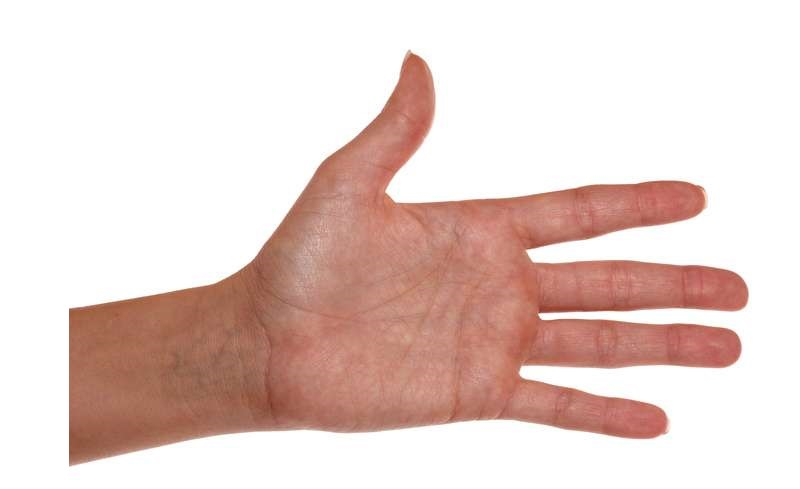
#> input picture Aula 7 - Contorno/AUlas contornos/maoaberta.png, 800 x 489 px
$ python 'CCF394 Aula 7 contornos - 7 - contorno e convex hull.py'
#> lines starting #> are read from the running program, lines starting #| are printed output that depends on the picture; after the words box and inside, x2 and y2 are one past the last pixel; in counts of white or black regions, pixels touching at a corner belong together
import cv2
import numpy as np


image=cv2.imread('maoaberta.png')
#> image is the input picture: shape (489, 800, 3); mean B, G, R 203.9, 209.4, 230.7
cv2.imshow("original",image)
img_gray=cv2.cvtColor(image,cv2.COLOR_BGR2GRAY)
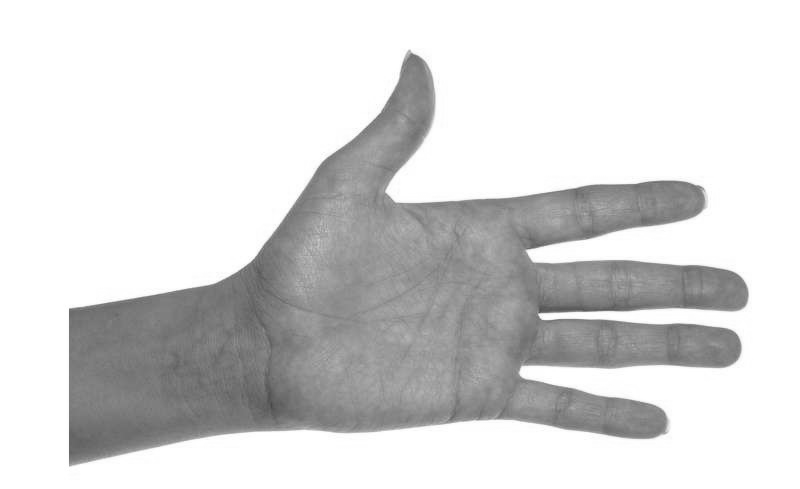
#> img_gray: shape (489, 800); min 71, max 255, mean 215.2
canny_img=cv2.Canny(img_gray,30,200)
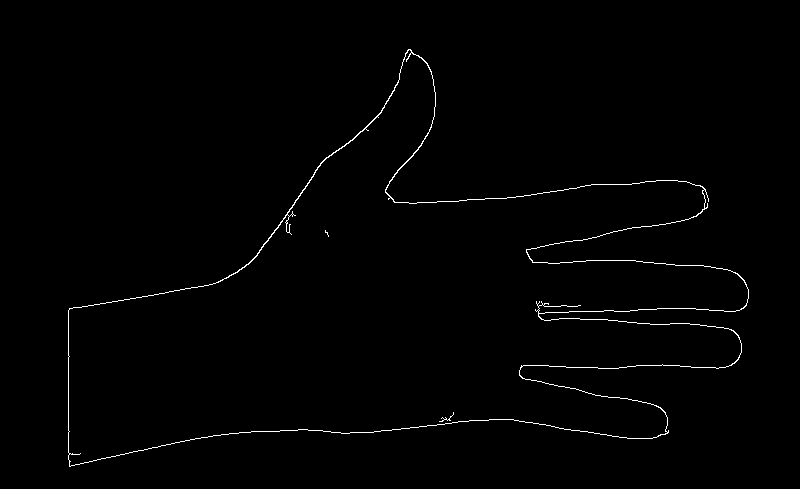
#> canny_img: shape (489, 800); 0.87% white in thin lines or dots, all inside (x1, y1, x2, y2) = (68, 49, 749, 467)
contours, hierarchy=cv2.findContours(canny_img,cv2.RETR_EXTERNAL,cv2.CHAIN_APPROX_NONE)
#> contours = 1 contour; box (x1, y1, x2, y2) and area: (68, 49, 749, 467) 131732
# lembrando que -1 plota todos os contornos
cv2.drawContours(image,contours,-1,(0,255,0),2)
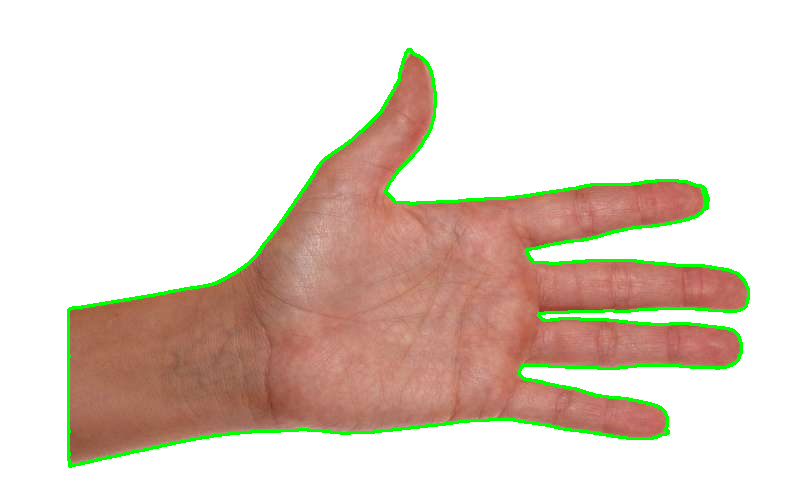
#> image: shape (489, 800, 3); 2.54% of pixels changed, all inside (x1, y1, x2, y2) = (67, 48, 750, 468)
image2=cv2.imread('maoaberta.png')
for c in contours:
    convexHull = cv2.convexHull(c)
    cv2.drawContours(image2, [convexHull], -1, (255, 0, 0), 2)
    hull = cv2.convexHull(c, returnPoints = False)
    defects = cv2.convexityDefects(c, hull)
#> this loop made 1 pass
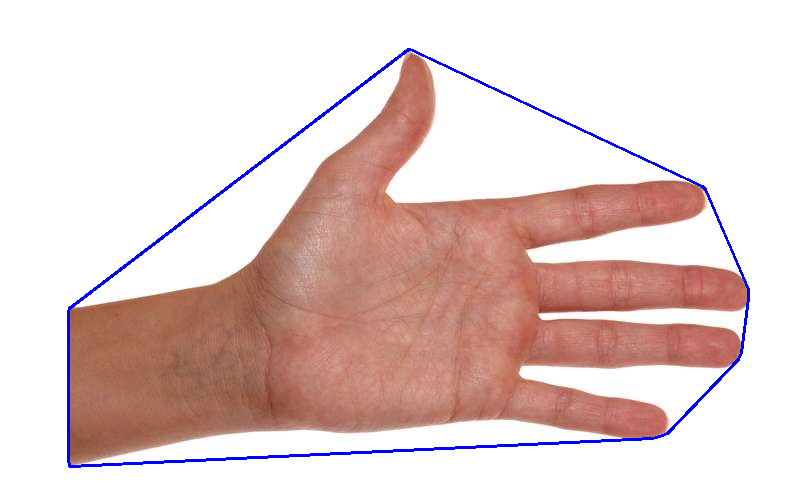
#> image2: shape (489, 800, 3); 1.36% of pixels changed, all inside (x1, y1, x2, y2) = (67, 48, 750, 468)


for i in range(defects.shape[0]):
    s,e,f,d = defects[i,0]
    start = tuple(c[s][0])
    end = tuple(c[e][0])
    far = tuple(c[f][0])
    #print(s,e,f,d)
    #print(far)
    cv2.line(image2,start,end,[0,255,0],2)
    cv2.circle(image2,far,5,[0,0,255],-1)
#> this loop made 16 passes
#> (s, e, f, d, start, end, far) on passes 1 to 11: (0, 402, 224, 18714, (408, 49), (69, 308), (247, 264)), (402, 404, 403, 114, (69, 308), (68, 310), (69, 309)), (404, 553, 450, 256, (68, 310), (68, 459), (69, 356)), (553, 560, 554, 217, (68, 459), (69, 466), (69, 460)), (561, 1143, 980, 6864, (70, 466), (652, 438), (489, 419)), (1143, 1147, 1144, 186, (652, 438), (656, 437), (653, 437)), (1147, 1156, 1152, 324, (656, 437), (665, 434), (661, 434)), (1156, 1158, 1157, 114, (665, 434), (667, 433), (666, 433)), (1159, 1553, 1335, 38687, (668, 432), (738, 359), (520, 368)), (1553, 1555, 1554, 114, (738, 359), (739, 357), (738, 358)), (1555, 1560, 1557, 190, (739, 357), (741, 352), (739, 355))
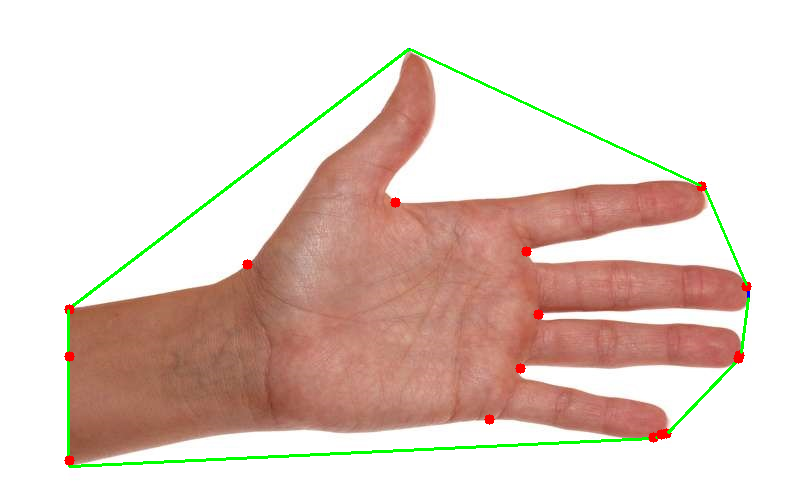
#> image2: shape (489, 800, 3); 1.6% of pixels changed, all inside (x1, y1, x2, y2) = (64, 48, 752, 468)
cv2.imshow('ConvexHull', image2)
cv2.waitKey(0)
cv2.imwrite("teste.png",image2)
cv2.destroyAllWindows()

$ run again, with Aula 7 - Contorno/AUlas contornos/boomerang.png copied over Aula 7 - Contorno/AUlas contornos/maoaberta.png
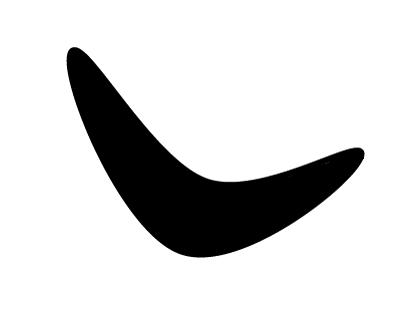
#> input picture Aula 7 - Contorno/AUlas contornos/boomerang.png, 418 x 325 px
#> image is the input picture: shape (325, 418, 3); mean B, G, R 215.8, 215.8, 215.8
#> `canny_img=cv2.Canny(img_gray,30,200)`:
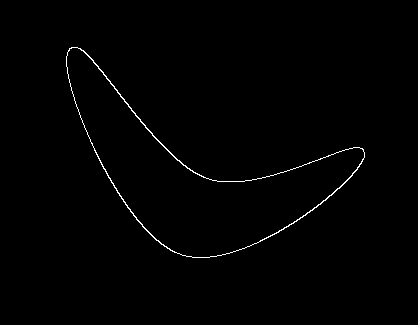
#> canny_img: shape (325, 418); 0.73% white in thin lines or dots, all inside (x1, y1, x2, y2) = (66, 47, 365, 258)
#> contours = 1 contour; box (x1, y1, x2, y2) and area: (66, 47, 365, 258) 21032
#> image: shape (325, 418, 3); 2.13% of pixels changed, all inside (x1, y1, x2, y2) = (65, 46, 366, 259)
#> the loop `for c in contours:` made 1 pass
#> the loop `for i in range(defects.shape[0]):` made 44 passes
#> (s, e, f, d, start, end, far) on passes 1 to 8: (0, 2, 1, 114, (71, 47), (69, 48), (70, 48)), (2, 6, 3, 114, (69, 48), (67, 52), (69, 49)), (6, 10, 9, 186, (67, 52), (66, 56), (67, 55)), (20, 27, 21, 217, (66, 66), (67, 73), (67, 67)), (27, 32, 28, 201, (67, 73), (68, 78), (68, 74)), (32, 44, 33, 186, (68, 78), (71, 90), (69, 79)), (44, 54, 51, 221, (71, 90), (74, 100), (74, 97)), (54, 60, 55, 162, (74, 100), (76, 106), (75, 101))
#> after the loop `for i in range(defects.shape[0]):`:
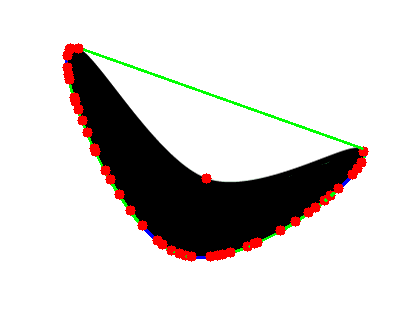
#> image2: shape (325, 418, 3); mean B, G, R 211.2, 213.1, 216.7

$ run again, with Aula 7 - Contorno/AUlas contornos/figuraAngulo.png copied over Aula 7 - Contorno/AUlas contornos/maoaberta.png
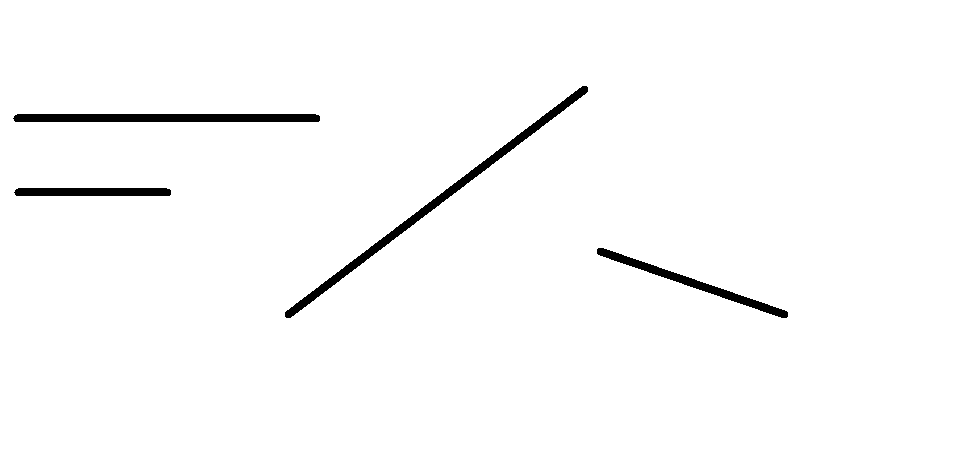
#> input picture Aula 7 - Contorno/AUlas contornos/figuraAngulo.png, 974 x 464 px
#> image is the input picture: shape (464, 974, 3); 98.2% white; 4 black regions, box (x1, y1, x2, y2) and area: (285, 86, 588, 318) 2996, (13, 114, 320, 122) 2438, (597, 248, 788, 318) 1598, (14, 188, 171, 196) 1238
#> canny_img: shape (464, 974); 0.5% white in thin lines or dots, all inside (x1, y1, x2, y2) = (13, 85, 788, 318)
#> contours = 4 contours; box (x1, y1, x2, y2) and area: (284, 85, 588, 318) 3147, (13, 113, 320, 122) 2432, (596, 247, 788, 318) 1595, (14, 187, 171, 196) 1232
#> image: shape (464, 974, 3); 1.56% of pixels changed, all inside (x1, y1, x2, y2) = (12, 84, 789, 319)
#> the loop `for c in contours:` made 4 passes
#> hull on passes 2 to 3: [176, 173, 171, 165, 10, 8, 6, 4, 0], [326, 323, 321, 315, 10, 8, 6, 4, 0]
#> after the loop `for c in contours:`:
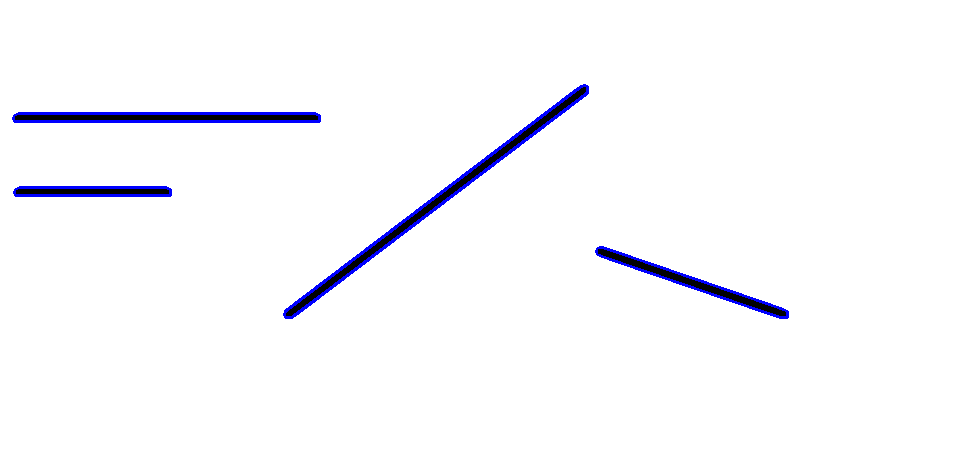
#> image2: shape (464, 974, 3); 1.43% of pixels changed, all inside (x1, y1, x2, y2) = (12, 84, 789, 319)
#> the loop `for i in range(defects.shape[0]):` made 13 passes
#> (s, e, f, d, start, end, far) on passes 1 to 8: (0, 2, 1, 114, (583, 85), (581, 86), (582, 86)), (2, 5, 4, 142, (581, 86), (578, 88), (579, 88)), (5, 17, 8, 154, (578, 88), (566, 97), (575, 91)), (17, 67, 21, 196, (566, 97), (516, 135), (562, 101)), (67, 288, 92, 203, (516, 135), (295, 303), (491, 155)), (288, 297, 292, 180, (295, 303), (286, 310), (291, 307)), (298, 300, 299, 114, (285, 311), (284, 313), (285, 312)), (302, 304, 303, 114, (284, 315), (285, 317), (285, 316))
#> after the loop `for i in range(defects.shape[0]):`:
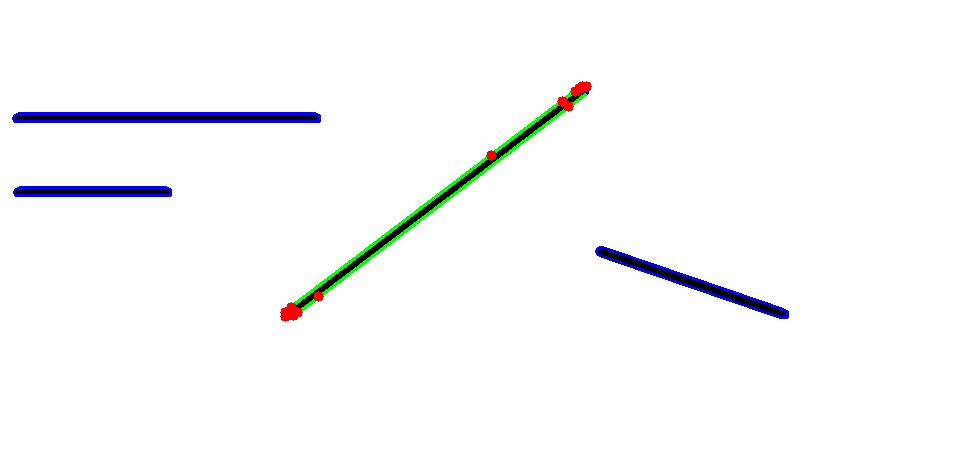
#> image2: shape (464, 974, 3); 0.66% of pixels changed, all inside (x1, y1, x2, y2) = (280, 81, 592, 322)
